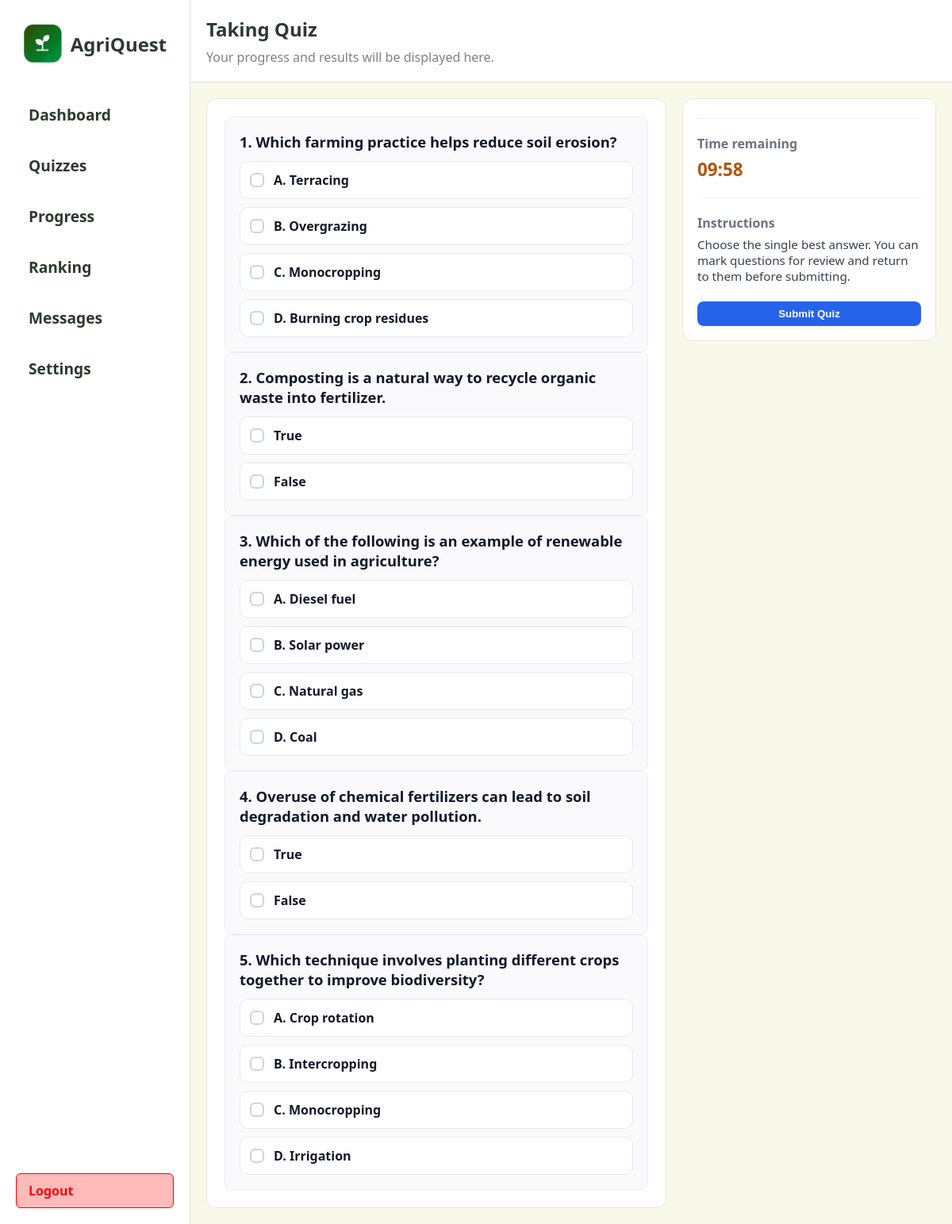
Screenshot of /student/quizzes/take/3 with the database file from the repository.
### app/models.py (models this page shows)
class Question(db.Model):
	id = db.Column(db.Integer, primary_key=True)
	quiz_id = db.Column(db.Integer, db.ForeignKey('quiz.id'), nullable=False)
	type = db.Column(db.String(20), nullable=False)  # 'mc' or 'tf'
	text = db.Column(db.Text, nullable=False)
	correct_answer = db.Column(db.String(10), nullable=False)
	options = db.relationship('Option', backref='question', cascade='all, delete-orphan', lazy=True)

class Option(db.Model):
	id = db.Column(db.Integer, primary_key=True)
	question_id = db.Column(db.Integer, db.ForeignKey('question.id'), nullable=False)
	key = db.Column(db.String(5), nullable=False)  # 'A','B','C','D' or other
	text = db.Column(db.Text, nullable=False)

### app/routes.py (the view, shortened to what this page needs)
@main.route('/student/quizzes/take/<int:quiz_id>', methods=["GET", "POST"])
def student_take_quiz(quiz_id):
    if request.method == 'GET':
        quiz = Quiz.query.filter_by(id=quiz_id).first()
        if not quiz:
            flash('Quiz not found.', 'error')
            return redirect(url_for('main.student_quizzes'))
        return render_template('student/take_quiz.html', quiz=quiz)

### app/templates/student/take_quiz.html (shortened to what this page needs)
<!DOCTYPE html>
<html lang="en">
  <head>
  </head>
  <body>
    <div class="left">
      {% include 'partials/student_sidebar.html' %}
    </div>
    <div class="right">
      <div class="header">
        <div class="header-title">
          <span style="font-size: 1.5rem; font-weight: 700; color: #2d3a2d"
            >Taking Quiz</span
          >
          <span style="font-size: 1rem; color: grey"
            >Your progress and results will be displayed here.</span
          >
        </div>
      </div>
      <div class="section" style="width: 100%;">
        <div class="quiz-container" style="width:100%;">
          <div class="quiz-main">
            {% if quiz %}
              <form id="quiz-form">
                {% for q in quiz.questions %}
                  <div class="question-card" data-qid="{{ q.id }}">
                    <div class="question-text">{{ loop.index }}. {{ q.text }}</div>
                    <div class="options">
                      {% if q.type == 'mc' %}
                        {% for opt in q.options %}
                          <label class="option">
                            <input type="radio" name="q-{{ q.id }}" value="{{ opt.key }}" />
                            <div>
                              <div class="option-label">{{ opt.key }}. {{ opt.text }}</div>
                            </div>
                          </label>
                        {% endfor %}
                      {% elif q.type == 'tf' %}
                        <label class="option"><input type="radio" name="q-{{ q.id }}" value="True" /> <div class="option-label">True</div></label>
                        <label class="option"><input type="radio" name="q-{{ q.id }}" value="False" /> <div class="option-label">False</div></label>
                      {% else %}
                        <input type="text" name="q-{{ q.id }}" placeholder="Your answer" />
                      {% endif %}
                    </div>
                  </div>
                {% endfor %}
              </form>
            {% else %}
              <div class="question-card">Quiz not found.</div>
            {% endif %}
          </div>
          <aside class="quiz-sidebar">
            <div style="height:1px; background:#eef2ff; margin:6px 0;"></div>
            <div>
              <div style="color:#6b7280; font-weight:700; margin-bottom:6px;">Time remaining</div>
              <div id="time-remaining" data-time="{{ quiz.time_limit if quiz and quiz.time_limit is not none else 0 }}" style="font-size:1.4rem; font-weight:800; color:#b45309;">--:--</div>
            </div>
            <div style="height:1px; background:#eef2ff; margin:6px 0;"></div>
            <div>
              <div style="color:#6b7280; font-weight:700; margin-bottom:6px;">Instructions</div>
              <div style="color:#374151; font-size:0.95rem;">Choose the single best answer. You can mark questions for review and return to them before submitting.</div>
            </div>
            <div style="margin-top:8px; display:flex; gap:8px;">
              <button id="submit-btn" class="btn blue" style="flex:1;">Submit Quiz</button>
            </div>
          </aside>
        </div>
      </div>
    </div>
  </body>
</html>

### app/templates/student/take_quiz.html (style rules this page uses)
* { box-sizing: border-box; margin: 0; padding: 0; }
body { font-family: "Segoe UI", Tahoma, Geneva, Verdana, sans-serif; background: #f8f9e9; min-height: 100vh; display: flex; }
.left { width: 20%; background: white; padding: 20px; display: flex; flex-direction: column; justify-content: space-between; min-height: 100vh; border-right: 1px solid #e0e0e0; }
.right { height: 100vh; width: 80%; overflow-y: scroll; padding-bottom: 20px; }
.header { width: 100%; background-color: #fff; border-bottom: 1px solid #e0e0e0; margin-bottom: 20px; padding: 20px; display: flex; justify-content: space-between; align-items: center; }
.header-title { display: flex; flex-direction: column; gap: 8px; }
.section { display: flex; gap: 20px; padding: 0 20px; margin-top: 20px; }
.btn { padding: 8px 14px; border-radius: 8px; border: none; font-weight: 700; text-decoration: none; cursor: pointer; }
.btn.blue { background: #2563eb; color: #fff; }
.quiz-container { display: flex; gap: 20px; width: 100%; }
.quiz-main { background: white; border-radius: 12px; padding: 22px; border: 1px solid #e6e6e6; flex: 1 1 70%; display: flex; flex-direction: column; gap: 18px; }
.quiz-sidebar { background: white; border-radius: 12px; padding: 18px; border: 1px solid #e6e6e6; width: 320px; flex-shrink: 0; display: flex; flex-direction: column; gap: 14px; height: fit-content; }
.question-card { background: #fafafc; border-radius: 10px; padding: 18px; border: 1px solid #ecebf3; }
.question-text { font-size: 1.15rem; font-weight: 700; color: #0f172a; margin-bottom: 12px; }
.options { display: flex; flex-direction: column; gap: 10px; }
.option { display: flex; gap: 12px; align-items: center; padding: 12px; border-radius: 10px; background: white; border: 1px solid #e8e8f0; cursor: pointer; transition: box-shadow .12s ease, transform .06s ease; }
.option input { appearance: none; -webkit-appearance: none; width: 18px; height: 18px; border-radius: 6px; border: 2px solid #cbd5e1; display: inline-block; position: relative; }
.option-label { font-weight: 600; color: #111827; }

### rows the page displays
Question: text "Which farming practice helps reduce soil erosion?"
Option: key "A", text "Terracing"
Option: key "B", text "Overgrazing"
Option: key "C", text "Monocropping"
Option: key "D", text "Burning crop residues"
Question: text "Composting is a natural way to recycle organic waste into fertilizer."
Question: text "Which of the following is an example of renewable energy used in agriculture?"
Option: key "A", text "Diesel fuel"
Option: key "B", text "Solar power"
Option: key "C", text "Natural gas"
Option: key "D", text "Coal"
Question: text "Overuse of chemical fertilizers can lead to soil degradation and water pollution."
Question: text "Which technique involves planting different crops together to improve biodiversity?"
Option: key "A", text "Crop rotation"
Option: key "B", text "Intercropping"
Option: key "C", text "Monocropping"
Option: key "D", text "Irrigation"
